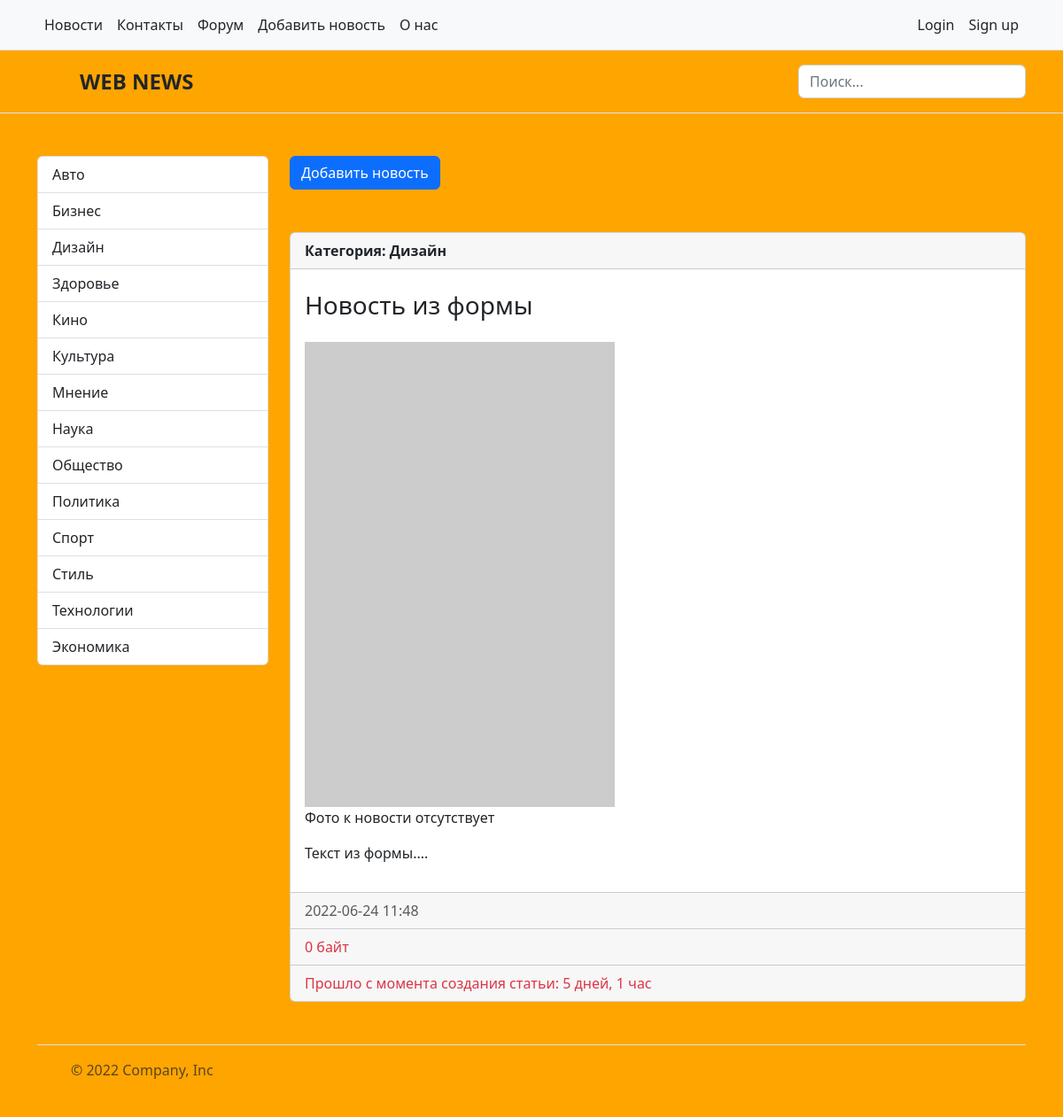
The app's page /news/15/ with its own data.
### news/models.py (models this page shows, shortened)
class Category(models.Model):
    title = models.CharField(max_length=150, db_index=True, verbose_name='Наименование категории')
    def get_absolute_url(self):                                     #  монтирует кнопку в админке в "категории" (внутри) "смотреть на сайте"
        return reverse('category', kwargs={'category_id': self.pk})
    def __str__(self):
        return self.title
    class Meta:
        verbose_name = 'Категория'            #   при редактировании новости вверху отображается "изменить НОВОСТЬ"
        verbose_name_plural = 'Категории'
        ordering = ['title']

class News(models.Model):
    title = models.CharField(max_length=150, verbose_name='Наименование')
    content = models.TextField(blank=True, verbose_name='Контент')      #   атрибут "blank=True" -> поле необязательное для заполнения. Атрибут необязательный
    created_at = models.DateTimeField(auto_now_add=True, verbose_name='Дата публикации')   #   атрибут "auto_now_add=True" создает дату и впемя только раз. При обновлении записи, время не поменяется
    update_at = models.DateTimeField(auto_now=True, verbose_name='Обновлено')         #   дата и время обновляются при корректировке новости
    photo = models.ImageField(upload_to='photos/%Y/%m/%d/', verbose_name='Фото', blank=True) #   разбивает загружаемые изображения по папкам и датам (каждый день)
    sign_of_publication = models.BooleanField(default=True, verbose_name='Признак публикации')
    category = models.ForeignKey('Category', on_delete=models.PROTECT, verbose_name='Категория')  #   Новость защищена от удаления
    class Meta:
        verbose_name = 'Новость'            #   при редактировании новости вверху отображается "изменить НОВОСТЬ"
        verbose_name_plural = 'Новости'
        ordering = ['-created_at']

### news/views.py (the view)
# urls.py: path('news/<int:news_id>/', view_news, name='view_news'),
def view_news(request, news_id):
    news_item = get_object_or_404(News, pk=news_id)
    return render(request, 'news/view_news.html', {'news_item': news_item})

### news/templatetags/news_tags.py (called while the page is built)
@register.inclusion_tag('news/list_categories.html')
def show_categories(arg1='Hello', arg2='World'):
    categories = Category.objects.all()
    return {'categories': categories, 'arg1': arg1, 'arg2': arg2}          #   передаем ключ словаря "categories" в шаблон "list_categories"

### news/templates/news/view_news.html (shortened to what this page needs)
<!DOCTYPE html>
{% extends 'base.html' %}
    {% block sidebar %}
        {% include 'inc/_sidebar.html' %}
    {% endblock %}
    {% block content %}
        <div class="col-9">
            <div class="d-grid gap-2 d-md-block">
                <button class="btn btn-primary" type="button">Добавить новость</button>
            </div>
            <br>
            <br>
                <div class="card">
                    <strong class="d-inline-block mb-2 text-dark">
                        <div class="card-header">
                            Категория: {{ news_item.category }}
                        </div>
                    </strong>
                    <div class="card-body">
                        <h3 class="mb-0">{{ news_item.title }}</h3>
                        <br>
                        {% if item.photo %}
                            <img src="{{ news_item.photo.url }}" class="img-fluid" alt="photo">
                        {% else %}
                            <img src="https://picsum.photos/200/300" alt="" width="350">
                            <p>Фото к новости отсутствует</p>
                        {% endif %}
                        <p class="card-text">{{ news_item.content | linebreaks }}</p>
                    </div>
                    <div class="card-footer text-muted">{{ news_item.created_at|date:"Y-m-d H:i" }}</div>
                    <div class="card-footer text-danger">{{ news_item | filesizeformat }}</div>
                    <div class="card-footer text-danger">Прошло с момента создания статьи: {{ news_item.created_at | timesince }}</div>
                </div>
                <br>
        </div>
    {% endblock %}

### news/templates/news/list_categories.html (shortened to what this page needs)
<div class="col-3">
    <div class="list-group">
        {% for elem in categories %}
            <a href="{{ elem.get_absolute_url }}" class="list-group-item list-group-item-action">{{ elem.title }}</a>
        {% endfor %}
    </div>
</div>

### mysite/static/css/style.css (style rules this page uses)
body { background-color: orange; }

### records on screen
Category: title "Авто"
Category: title "Бизнес"
Category: title "Дизайн"
Category: title "Здоровье"
Category: title "Кино"
Category: title "Культура"
Category: title "Мнение"
Category: title "Наука"
Category: title "Общество"
Category: title "Политика"
Category: title "Спорт"
Category: title "Стиль"
Category: title "Технологии"
Category: title "Экономика"
News: category "Дизайн", title "Новость из формы", content "Текст из формы....", created_at "2022-06-24 11:48", created_at "5 дней, 1 час"

### other values on screen
{{ news_item | filesizeformat }} "0 байт"
